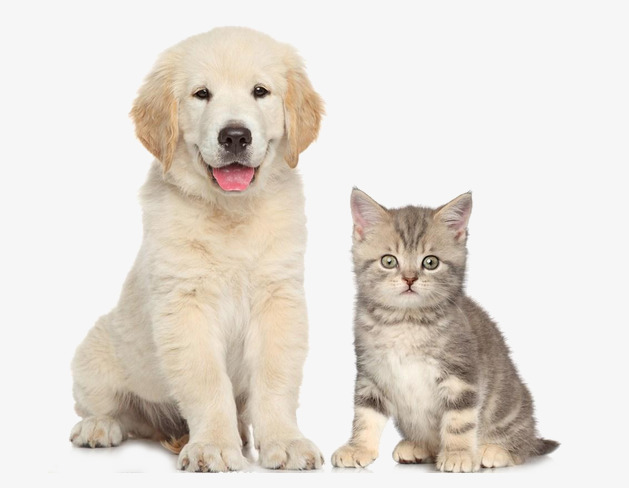
#> input picture object_detection_ssd/test_img/dog-cat.jpg, 629 x 488 px
$ python -i dataset.py   (imports and definitions only)   (older library calls are emulated)
#> lines starting #> are read from the running program, lines starting #| are printed output that depends on the picture
# coding=utf-8
"""
训练数据增强，主要是采样。利用随机截取训练图上的框来生成新的训练样本。同时要保证采样的样本能包含真实的目标。
采样之后，为了保持训练数据格式的一致性，还需要对标注的坐标信息做变换
@author: libo
"""
import numpy as np
import six
import math
from PIL import Image, ImageEnhance

from config import train_parameters
from utils import log_feed_image, bbox, sampler

# [135 lines left out: functions bbox_area, generate_sample, jaccard_overlap, satisfy_sample_constraint, generate_batch_samples, clip_bbox and 4 more, not called in this run]


# 图像增强，亮度调整
def random_brightness(img):
    prob = np.random.uniform(0, 1)
    if prob < train_parameters['image_distort_strategy']['brightness_prob']:
        brightness_delta = train_parameters['image_distort_strategy']['brightness_delta']
        delta = np.random.uniform(-brightness_delta, brightness_delta) + 1
        img = ImageEnhance.Brightness(img).enhance(delta)
    return img


# 图像增强，对比度调整
def random_contrast(img):
    prob = np.random.uniform(0, 1)
    if prob < train_parameters['image_distort_strategy']['contrast_prob']:
        contrast_delta = train_parameters['image_distort_strategy']['contrast_delta']
        delta = np.random.uniform(-contrast_delta, contrast_delta) + 1
        img = ImageEnhance.Contrast(img).enhance(delta)
    return img


# 图像增强，饱和度调整
def random_saturation(img):
    prob = np.random.uniform(0, 1)
    if prob < train_parameters['image_distort_strategy']['saturation_prob']:
        saturation_delta = train_parameters['image_distort_strategy']['saturation_delta']
        delta = np.random.uniform(-saturation_delta, saturation_delta) + 1
        img = ImageEnhance.Color(img).enhance(delta)
    return img


# 图像增强，色度调整
def random_hue(img):
    prob = np.random.uniform(0, 1)
    if prob < train_parameters['image_distort_strategy']['hue_prob']:
        hue_delta = train_parameters['image_distort_strategy']['hue_delta']
        delta = np.random.uniform(-hue_delta, hue_delta)
        img_hsv = np.array(img.convert('HSV'))
        img_hsv[:, :, 0] = img_hsv[:, :, 0] + delta
        img = Image.fromarray(img_hsv, mode='HSV').convert('RGB')
    return img


# 概率的图像增强
def distort_image(img):
    prob = np.random.uniform(0, 1)
    # Apply different distort order
    if prob > 0.5:
        img = random_brightness(img)
        img = random_contrast(img)
        img = random_saturation(img)
        img = random_hue(img)
    else:
        img = random_brightness(img)
        img = random_saturation(img)
        img = random_hue(img)
        img = random_contrast(img)
    return img


# [61 lines left out: functions expand_image, preprocess, not called in this run]

>>> from PIL import Image
>>> picture = Image.open('test_img/dog-cat.jpg')
#> picture is the input picture: PIL image 629x488 RGB; mean R, G, B 227.6, 221.1, 213.6
>>> result = distort_image(picture)
#> in random_hue, `img_hsv = np.array(img.convert('HSV'))`:
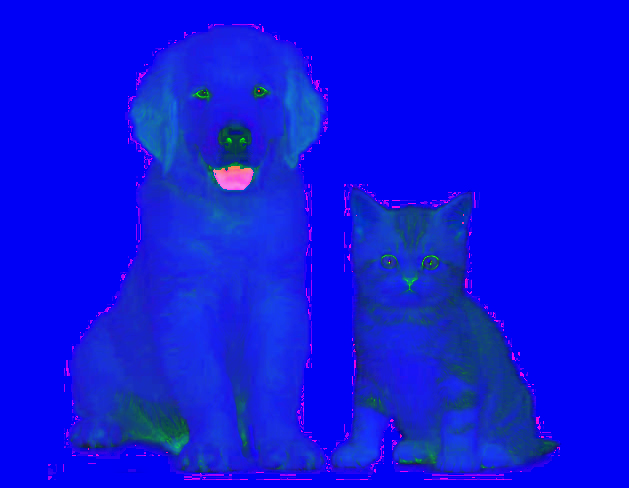
#> img_hsv: shape (488, 629, 3); mean R, G, B 11.6, 18.5, 227.6
